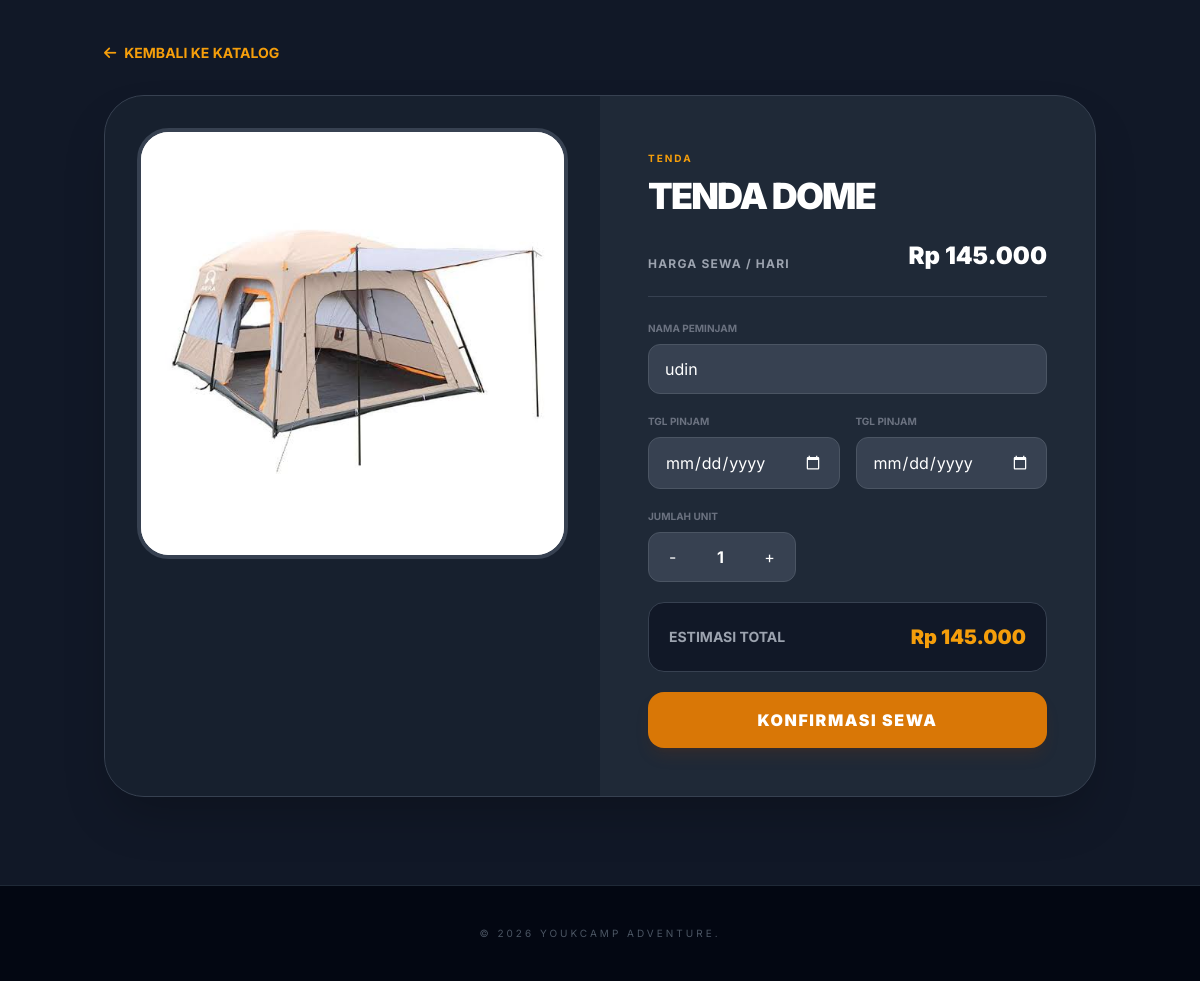
Page /view/view_user/pesanan.php?id=1 (signed in) on the committed database.
### tables this page shows
CREATE TABLE `peralatan` (
  `id_alat` int(20) NOT NULL,
  `id_kategori` int(11) NOT NULL,
  `nama_alat` varchar(50) NOT NULL,
  `jumlah` int(11) NOT NULL,
  `foto_alat` varchar(255) NOT NULL,
  `harga` varchar(50) DEFAULT NULL
);

CREATE TABLE `kategori` (
  `id_kategori` int(11) NOT NULL,
  `nama_kategori` varchar(50) NOT NULL
);

### view/view_user/pesanan.php (the view, shortened to what this page needs)
<?php
$conn = mysqli_connect("", "root", "", "peminjaman_alat");
$id_target = $_GET['id'] ?? null;
$query = "SELECT peralatan.*, kategori.nama_kategori
          FROM peralatan
          INNER JOIN kategori ON peralatan.id_kategori = kategori.id_kategori
          WHERE peralatan.id_alat = '$id_target'";
$result = mysqli_query($conn, $query);
$data = mysqli_fetch_object($result);
$nama_user = $_SESSION['data']['nama']
    ?? $_SESSION['data']['username']
    ?? 'User';
?>
<!DOCTYPE html>
<html lang="id">
<head>
  <script src="https://cdn.tailwindcss.com"></script>
  <link rel="stylesheet" href="https://cdnjs.cloudflare.com/ajax/libs/font-awesome/6.4.0/css/all.min.css">
</head>
<body class="antialiased min-h-screen">
  <main class="container py-10">
    <div class="max-w-5xl mx-auto">
      <a href="../v_Dashboard_user.php" class="inline-flex items-center text-sm font-bold text-amber-500 mb-8 hover:text-amber-400 transition-colors">
        <i class="fas fa-arrow-left mr-2"></i> KEMBALI KE KATALOG
      </a>
      <div class="bg-[#1f2937] rounded-[2.5rem] overflow-hidden shadow-2xl border border-gray-700">
        <div class="flex flex-col md:flex-row">
          <div class="md:w-1/2 p-8 bg-[#111827]/50">
            <div class="sticky top-6">
              <div class="aspect-square bg-white flex items-center justify-center overflow-hidden rounded-[2rem] shadow-inner border-4 border-gray-700">
                <img src="../../asset/<?= $data->foto_alat ?>"
                     alt="<?= $data->nama_alat ?>"
                     class="w-full h-full object-cover">
              </div>
            </div>
          </div>
          <div class="md:w-1/2 p-8 lg:p-12">
            <span class="text-[10px] font-bold uppercase tracking-[0.2em] text-amber-500">
              <?= $data->nama_kategori ?>
            </span>
            <h2 class="text-4xl font-black text-white mt-2 mb-6 uppercase tracking-tighter">
              <?= $data->nama_alat ?>
            </h2>
            <div class="space-y-6">
              <div class="flex justify-between items-end pb-6 border-b border-gray-700">
                <span class="text-xs font-bold text-gray-400 uppercase tracking-widest">Harga Sewa / Hari</span>
                <span class="text-2xl font-black text-white">
                  Rp <?= number_format((int)$data->harga, 0, ',', '.') ?>
                </span>
              </div>
              <form action="../../controller/c_peminjaman.php?aksi=peminjaman" method="POST" class="space-y-5">
                <div>
                  <label class="text-[10px] font-bold uppercase text-gray-500 mb-2 block">Nama Peminjam</label>
                  <input type="text" name="nama_peminjam" value="<?= htmlspecialchars($nama_user) ?>" required
                         class="w-full px-4 py-3 bg-[#374151] border border-gray-600 rounded-xl text-white focus:outline-none focus:border-amber-500 transition-colors">
                </div>
                <div class="grid grid-cols-2 gap-4">
                  <div>
  <label class="text-[10px] font-bold uppercase text-gray-500 mb-2 block">Tgl Pinjam</label>
  <input type="date"
         name="tgl_pinjam"
         id="tgl_pinjam"
         required
         class="w-full px-4 py-3 bg-[#374151] border border-gray-600 text-white rounded-xl focus:outline-none focus:border-amber-500 transition-colors">
</div>
                  <div>
  <label class="text-[10px] font-bold uppercase text-gray-500 mb-2 block">Tgl Pinjam</label>
  <input type="date"
         name="tgl_pinjam"
         id="tgl_pinjam"
         required
         class="w-full px-4 py-3 bg-[#374151] border border-gray-600 text-white rounded-xl focus:outline-none focus:border-amber-500 transition-colors">
</div>
                </div>
                <div>
                  <label class="text-[10px] font-bold uppercase text-gray-500 mb-2 block">Jumlah Unit</label>
                  <div class="flex items-center bg-[#374151] border border-gray-600 rounded-xl w-fit overflow-hidden">
                    <button type="button" onclick="changeQty(-1)" class="px-5 py-3 hover:bg-gray-600 text-white transition-colors">-</button>
                    <input type="number" name="jumlah" id="qtyInput" value="1" readonly
                           class="w-12 text-center bg-transparent font-bold text-white outline-none">
                    <button type="button" onclick="changeQty(1)" class="px-5 py-3 hover:bg-gray-600 text-white transition-colors">+</button>
                  </div>
                </div>
                <div class="bg-[#111827] p-5 rounded-2xl border border-gray-700 flex justify-between items-center">
                  <span class="text-sm font-bold text-gray-400 uppercase">Estimasi Total</span>
                  <span id="totalDisplay" class="text-xl text-amber-500 font-black">
                    Rp <?= number_format((int)$data->harga, 0, ',', '.') ?>
                  </span>
                </div>
                <button type="submit" class="w-full py-4 bg-amber-600 hover:bg-amber-500 text-white font-black uppercase tracking-widest rounded-2xl transition-all shadow-lg shadow-amber-900/20 active:scale-[0.98]">
                  Konfirmasi Sewa
                </button>
              </form>
            </div>
          </div>
        </div>
      </div>
    </div>
  </main>
  <footer class="mt-12 py-10 bg-[#030712] text-center border-t border-gray-800">
    <p class="text-[10px] text-gray-600 tracking-[0.3em] uppercase">© 2026 YOUKCAMP Adventure.</p>
  </footer>
</body>
</html>

### view/view_user/pesanan.php (style rules this page uses)
body { background-color: #111827; color: #f3f4f6; }

### rows in the picture
peralatan: foto_alat (picture), id_kategori.nama_kategori "TENDA", nama_alat "TENDA DOME", harga "145.000"
